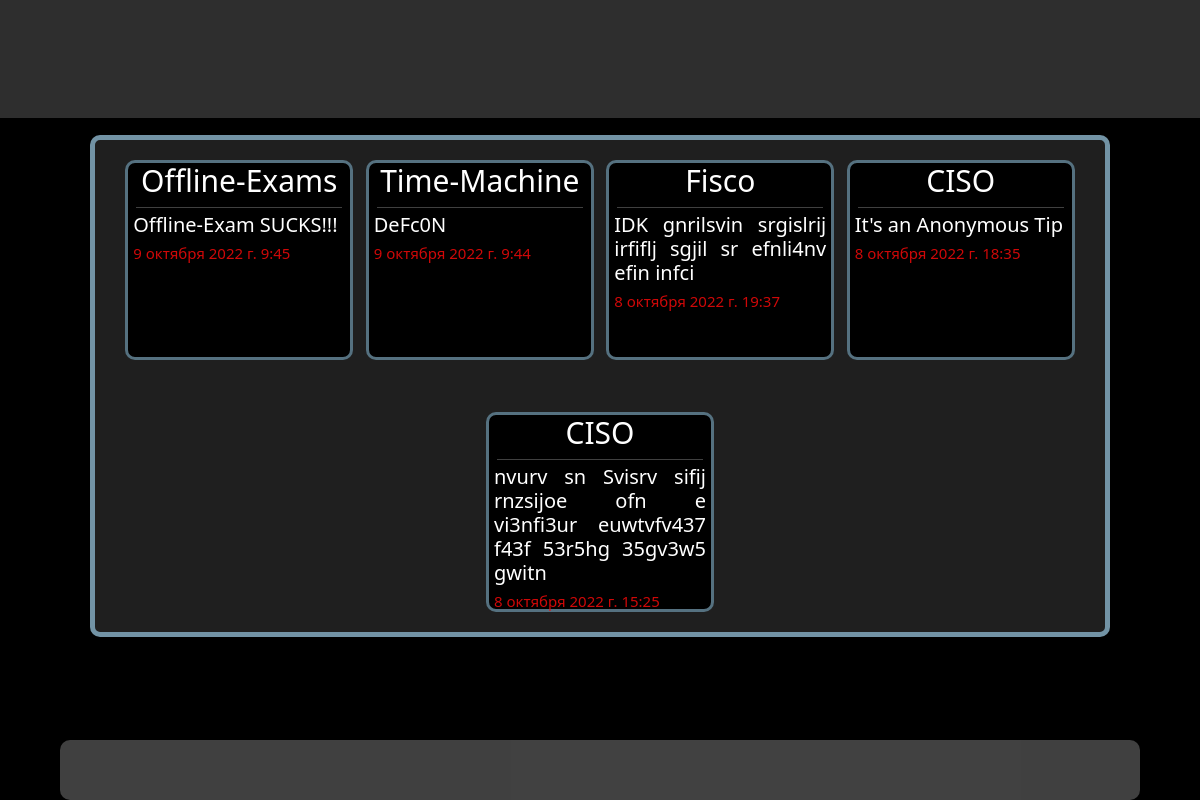
Page /news/ on the committed database.
### news/models.py (models this page shows, shortened)
class News(models.Model):
    title = models.CharField('Заголовок', max_length=50)
    subtitle = models.CharField('Анонс', max_length=255)
    full_text = models.TextField('Текст новости')
    date = models.DateTimeField('Дата публикации')
    class Meta:
        verbose_name = 'Новость'
        verbose_name_plural = 'Новости'
        ordering = ['-date']

### news/views.py (the view)
# urls.py: path('/', views.title_news, name='title_news'),
def title_news(req):
    data = {
        'title_page': 'Уведомления',
        'title': 'Новости',
        'news': models.News.objects.order_by('-date')
    }
    return render(req, 'news/index.html', data)

### news/templates/news/index.html (shortened to what this page needs)
{% extends 'lecture/index.html' %}
{% block content %}
<div class="new_flex">
{% for new in news %}
<div class="section">
        <div>
        <h1>{{ new.title }}</h1><hr style="margin: 0 8px 0 8px; color: #fff;">
        <h2>{{ new.subtitle }}</h2>
        <p>{{ new.date }}</p>
    </div>
</div>
{% endfor %}
</div>
{% endblock %}

### lecture/static/lecture/css/main.css (style rules this page uses)
body { background: #000; padding: 0px; margin: 0px; position: relative; }
.new_flex { border: 5px solid rgba(170, 225, 255, 0.6); background: rgba(154, 154, 154, 0.2); border-radius: 10px; width: 85%; margin: auto; margin-bottom: 100px; margin-top: 17px; padding: 0 30px; display: flex; flex-wrap: wrap; gap: 12px; }
.section { border: 3px solid rgba(170, 225, 255, 0.5); width: 24%; background: #000; height: 200px; text-align: justify; margin: 20px auto; border-radius: 10px; color: #fff; position: relative; }
.section h1 { text-align: center; font-size: 30px; font-weight: 500; }
.section h2 { color: #fff; text-align: justify; margin: 5px; font-size: 20px; font-weight: 200; }
.section p { color: rgba(243, 9, 9, 0.851); text-align: justify; margin: 5px; font-size: 15px; font-weight: 200; }

### rows in the picture
News: title "Offline-Exams", subtitle "Offline-Exam SUCKS!!!", date "9 октября 2022 г. 9:45"
News: title "Time-Machine", subtitle "DeFc0N", date "9 октября 2022 г. 9:44"
News: title "Fisco", subtitle "IDK gnrilsvin srgislrij irfiflj sgjil sr efnli4nv efin infci", date "8 октября 2022 г. 19:37"
News: title "CISO", subtitle "It's an Anonymous Tip", date "8 октября 2022 г. 18:35"
News: title "CISO", subtitle "nvurv sn Svisrv sifij rnzsijoe ofn e vi3nfi3ur euwtvfv437 f43f 53r5hg 35gv3w5 gwitn", date "8 октября 2022 г. 15:25"
